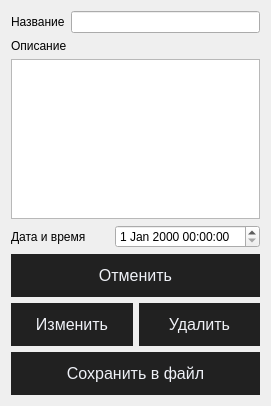
<?xml version="1.0" encoding="UTF-8"?>
<ui version="4.0">
 <class>EditItemDialog</class>
 <widget class="QDialog" name="EditItemDialog">
  <property name="geometry">
   <rect>
    <x>0</x>
    <y>0</y>
    <width>271</width>
    <height>406</height>
   </rect>
  </property>
  <property name="windowTitle">
   <string>Изменение\удаление</string>
  </property>
  <layout class="QGridLayout" name="gridLayout">
   <item row="0" column="0">
    <layout class="QVBoxLayout" name="verticalLayout">
     <item>
      <layout class="QHBoxLayout" name="horizontalLayout_2">
       <item>
        <widget class="QLabel" name="label">
         <property name="text">
          <string>Название</string>
         </property>
        </widget>
       </item>
       <item>
        <widget class="QLineEdit" name="lineEdit"/>
       </item>
      </layout>
     </item>
     <item>
      <widget class="QLabel" name="label_3">
       <property name="text">
        <string>Описание</string>
       </property>
      </widget>
     </item>
     <item>
      <widget class="QTextEdit" name="textEdit"/>
     </item>
     <item>
      <layout class="QHBoxLayout" name="horizontalLayout_3">
       <item>
        <widget class="QLabel" name="label_2">
         <property name="text">
          <string>Дата и время</string>
         </property>
        </widget>
       </item>
       <item>
        <widget class="QDateTimeEdit" name="dateTimeEdit"/>
       </item>
      </layout>
     </item>
    </layout>
   </item>
   <item row="3" column="0">
    <widget class="QPushButton" name="pushButton">
     <property name="styleSheet">
      <string notr="true">QPushButton {
        margin: 0;
    background-color: rgb(33, 33, 33); /* Прозрачный фон */
    border: 2px solid rgb(33, 33, 33); /* Цвет рамки */
    color: rgb(239, 241, 247); /* Цвет текста */
    padding: 10px 20px; /* Отступы внутри кнопки */
    text-align: center; /* Выравнивание текста по центру */
    text-decoration: none; /* Убираем подчеркивание текста */
    font-size: 16px;
    border-radius: 0; /* Углы без закруглений */
}

QPushButton:hover {
    background-color: transparent; /* Новый цвет фона при наведении курсора */
    color: rgb(255, 255, 255); /* Изменение цвета текста при наведении */
    border-color: rgb(255, 255, 255); /* Изменение цвета рамки при наведении */
}
</string>
     </property>
     <property name="text">
      <string>Сохранить в файл</string>
     </property>
    </widget>
   </item>
   <item row="1" column="0">
    <widget class="QPushButton" name="cancelBtn">
     <property name="styleSheet">
      <string notr="true">QPushButton {
        margin: 0;
    background-color: rgb(33, 33, 33); /* Прозрачный фон */
    border: 2px solid rgb(33, 33, 33); /* Цвет рамки */
    color: rgb(239, 241, 247); /* Цвет текста */
    padding: 10px 20px; /* Отступы внутри кнопки */
    text-align: center; /* Выравнивание текста по центру */
    text-decoration: none; /* Убираем подчеркивание текста */
    font-size: 16px;
    border-radius: 0; /* Углы без закруглений */
}

QPushButton:hover {
    background-color: transparent; /* Новый цвет фона при наведении курсора */
    color: rgb(255, 255, 255); /* Изменение цвета текста при наведении */
    border-color: rgb(255, 255, 255); /* Изменение цвета рамки при наведении */
}</string>
     </property>
     <property name="text">
      <string>Отменить</string>
     </property>
    </widget>
   </item>
   <item row="2" column="0">
    <layout class="QHBoxLayout" name="horizontalLayout">
     <item>
      <widget class="QPushButton" name="editBtn">
       <property name="styleSheet">
        <string notr="true">QPushButton {
        margin: 0;
    background-color: rgb(33, 33, 33); /* Прозрачный фон */
    border: 2px solid rgb(33, 33, 33); /* Цвет рамки */
    color: rgb(239, 241, 247); /* Цвет текста */
    padding: 10px 20px; /* Отступы внутри кнопки */
    text-align: center; /* Выравнивание текста по центру */
    text-decoration: none; /* Убираем подчеркивание текста */
    font-size: 16px;
    border-radius: 0; /* Углы без закруглений */
}

QPushButton:hover {
    background-color: transparent; /* Новый цвет фона при наведении курсора */
    color: rgb(34, 255, 39); /* Изменение цвета текста при наведении */
    border-color: rgb(34, 255, 39); /* Изменение цвета рамки при наведении */
}</string>
       </property>
       <property name="text">
        <string>Изменить</string>
       </property>
      </widget>
     </item>
     <item>
      <widget class="QPushButton" name="delBtn">
       <property name="styleSheet">
        <string notr="true">QPushButton {
        margin: 0;
    background-color: rgb(33, 33, 33); /* Прозрачный фон */
    border: 2px solid rgb(33, 33, 33); /* Цвет рамки */
    color: rgb(239, 241, 247); /* Цвет текста */
    padding: 10px 20px; /* Отступы внутри кнопки */
    text-align: center; /* Выравнивание текста по центру */
    text-decoration: none; /* Убираем подчеркивание текста */
    font-size: 16px;
    border-radius: 0; /* Углы без закруглений */
}

QPushButton:hover {
    background-color: transparent; /* Новый цвет фона при наведении курсора */
    color: rgb(255, 15, 21); /* Изменение цвета текста при наведении */
    border-color: rgb(255, 15, 21); /* Изменение цвета рамки при наведении */
}</string>
       </property>
       <property name="text">
        <string>Удалить</string>
       </property>
      </widget>
     </item>
    </layout>
   </item>
  </layout>
 </widget>
 <resources/>
 <connections>
  <connection>
   <sender>cancelBtn</sender>
   <signal>clicked()</signal>
   <receiver>EditItemDialog</receiver>
   <slot>reject()</slot>
   <hints>
    <hint type="sourcelabel">
     <x>103</x>
     <y>243</y>
    </hint>
    <hint type="destinationlabel">
     <x>1</x>
     <y>235</y>
    </hint>
   </hints>
  </connection>
 </connections>
</ui>
